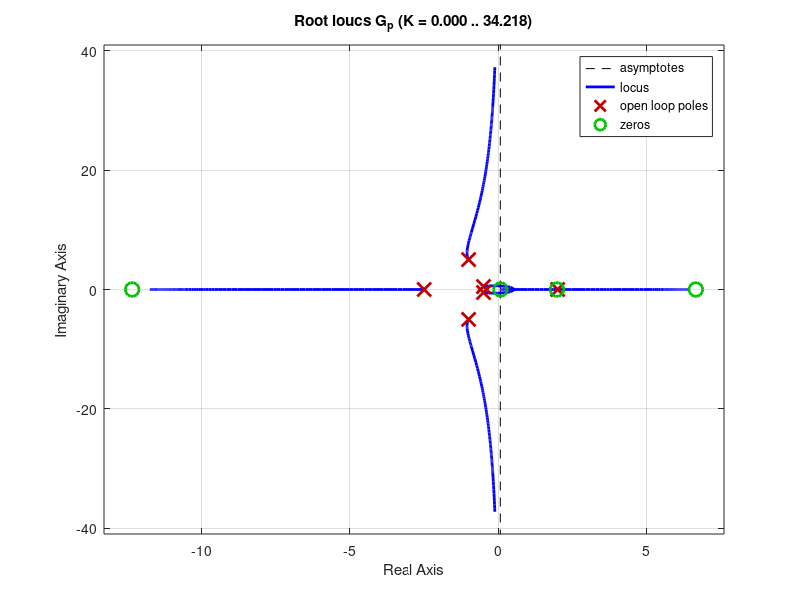

The MATLAB source for this figure: (Note: this script raises an error after producing the figure.)
%% Intro
clc
clear all
A =[0	0	0	0.5	0	0;
0	0	0	0	0.5	0;
0	0	0	0	0	0.5;
134.697	4.61732	0	-0.00126849	-0.0000419712	-0.0000859303;
4.61732	129.366	0	-0.0000419712	-0.00122003	0.000148836;
2.59264	-4.49059	0	-0.0000859303	0.000148836	-0.00617827];

B=[0	0	0;
0	0	0;
0	0	0;
74.4856	2.46455	5.04582;
2.46455	71.6398	-8.73961;
5.04582	-8.73961	362.787];

C = [1	0	0	0	0	0;
    0	1	0	0	0	0;
    0	0	1	0	0	0];
D = zeros(3,3);
E = B;
p = [2,-1-5j,-2.5,-0.5+0.5j,-0.5-0.5j,-1+5j];
K = place(A,B,p);
A_bar = A - B*K;
sys_cont = ss(A_bar,B,C,D);
tf_q = tf(sys_cont);
G_p = tf_q(1,1);
p_gp = pole(sys_cont);

rlocus(G_p)
%% ZN Method
ts=linspace(0,150,1000);
Kc = sym("Kc");
s = sym("s");
p_Kc = vpa(Kc * poly2sym(G_p.Numerator{1,1},s)+poly2sym(G_p.Denominator{1,1},s));
p_Kc_coef=flip(coeffs(p_Kc,s));
rh_Kc = routh(p_Kc_coef,eps);
S = solve(rh_Kc(6,1)==0,Kc);

Ku = 0.90337226204908848270845329711761;
tf_CL_crt=feedback(Ku*G_p,1);
pole_cl_crt=pole(tf_CL_crt);
[q_crt,t_crt]=step(tf_CL_crt,linspace(0,50,2000));
routh(vpa(tf_CL_crt.Denominator{1,1}),eps);
Pu =2*pi/imag(pole_cl_crt(3));



Kc_ZN = 0.6*Ku;
t_i = Pu/2;
t_d = Pu/8; 
N_d = 100;
G_c_ZN = Kc_ZN*(1+tf([1],[t_i,0]) + tf([t_d,0],[t_d/N_d,1]));
FT_CL=feedback(G_c_ZN*G_p,1);
pole_cl = pole(FT_CL);
[q_zn,t] = step(FT_CL,ts);

Frt = feedback(G_c_ZN,G_p,-1); %Funcao de transferencia entre entrada de controle e referencia
[u_zn,t] = step(Frt,ts);
q1_ref = 0.1;
figure(1)
plot(t,q_zn,"LineWidth",1.5)
title("Resposta a um sinal degrau - Quaternion $q_1$", 'Interpreter','Latex','FontSize',13)
ylabel("$q_1/q_{1ref}$",'Interpreter','Latex','FontSize',15)
xlabel("Tempo [s]",'FontSize',13,'Interpreter','Latex')

figure(2)
plot(t,q1_ref*q_zn,"LineWidth",1.5)
title("Resposta a um sinal degrau $q_{1ref} = 0.1$ ", 'Interpreter','Latex','FontSize',13)
ylabel("$q_1$",'Interpreter','Latex','FontSize',15)
xlabel("Tempo [s]",'FontSize',13,'Interpreter','Latex')

figure(3)

plot(t(10:end,1),u_zn(10:end,1),"LineWidth",1.5)
title("Entradas de controle $\tau_x$", 'Interpreter','Latex','FontSize',13)
ylabel("$\tau_x/q_{1ref}$",'Interpreter','Latex','FontSize',15)
xlabel("Tempo [s]",'FontSize',13,'Interpreter','Latex')

figure(4)

plot(t(10:end,1),q1_ref*u_zn(10:end,1),"LineWidth",1.5)
title("Entradas de controle $\tau_x$", 'Interpreter','Latex','FontSize',13)
ylabel("$\tau_x$",'Interpreter','Latex','FontSize',15)
xlabel("Tempo [s]",'FontSize',13,'Interpreter','Latex')

figure(5)

bode(FT_CL)

figure(6)
subplot(1,2,1)
plot(t_crt,q_crt,"LineWidth",1.5)
title("Resposta Harmonica crítica para referência degrau - Quaternion $q_1$", 'Interpreter','Latex','FontSize',13)
ylabel("$q_1/q_{1ref}$",'Interpreter','Latex','FontSize',15)
xlabel("Tempo [s]",'FontSize',13,'Interpreter','Latex')
subplot(1,2,2)
pzplot(tf_CL_crt)
